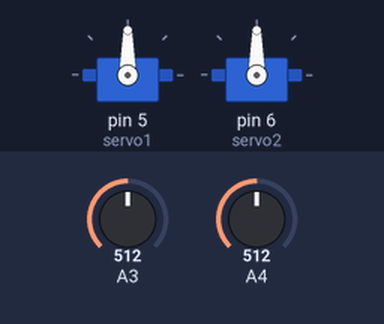
The sketch below on a simulated Arduino Uno, built with avr-gcc and run on an emulated ATmega328P. Shown: 2 × servo. The inputs (shaded band) are chosen by the test bench; at power-on: A3 = 512, A4 = 512.

Above: at 1.2 s.
1.3 s: A3 set to 716
At 2.3 s:
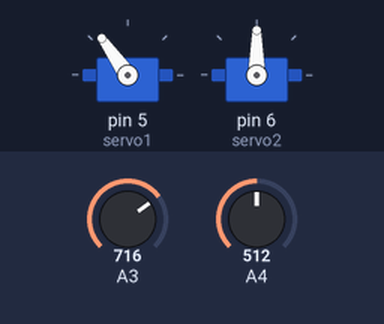
2.8 s: A4 set to 716
At 4.0 s:
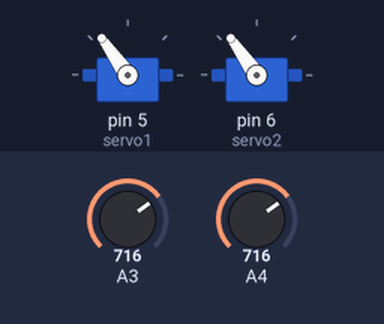
4.3 s: A3 set to 900
At 5.2 s:
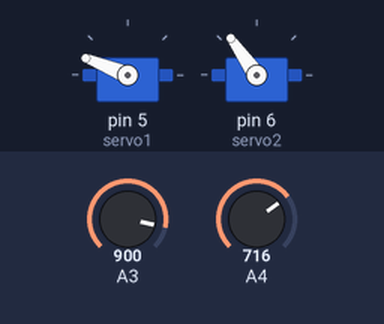
5.8 s: A4 set to 900
At 6.4 s:
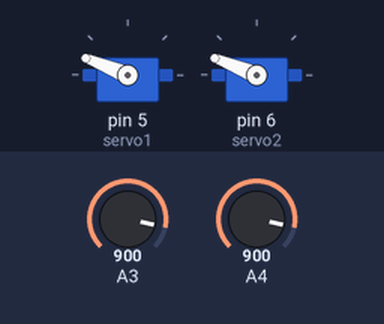
7.3 s: A3 set to 1023
At 8.5 s:
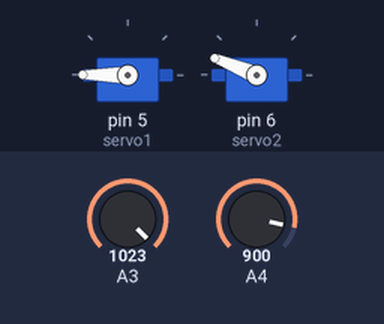
8.8 s: A4 set to 1023
At 9.9 s:
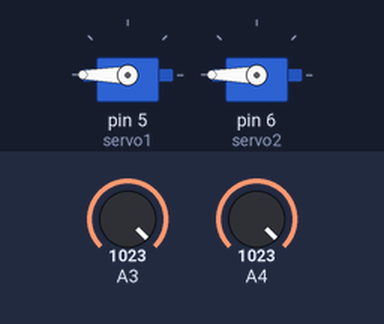
Timing chart, 0 to 11.3 s (numbered marks = the images above; inputs shaded):
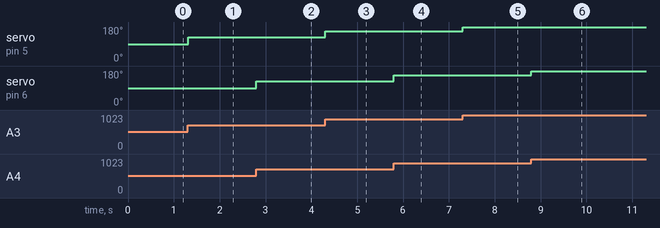

The sketch:

projeto27_servos_joystick.ino
```cpp
#include <Servo.h>

Servo servo1;
Servo servo2;
int pot1, pot2;


void setup(){
  servo1.attach(5);
  servo2.attach(6);

  servo1.write(90);
  servo2.write(90);
}

void loop(){
  pot1 = analogRead(A3);
  pot2 = analogRead(A4);

  pot1 = map(pot1, 0, 1023, 0, 180);
  pot2 = map(pot2, 0, 1023, 0, 180);

  servo1.write(pot1);
  servo2.write(pot2);

  delay(15);
}
```

Measured:
- after the input at 1.3 s, servo on pin 5 (servo1): 90° → 125° at once
- after the input at 2.8 s, servo on pin 6 (servo2): 90° → 125° at once
- after the input at 4.3 s, servo on pin 5 (servo1): 125° → 158° at once
- after the input at 5.8 s, servo on pin 6 (servo2): 125° → 158° at once
- after the input at 7.3 s, servo on pin 5 (servo1): 158° → 180° at once
- after the input at 8.8 s, servo on pin 6 (servo2): 158° → 180° at once
